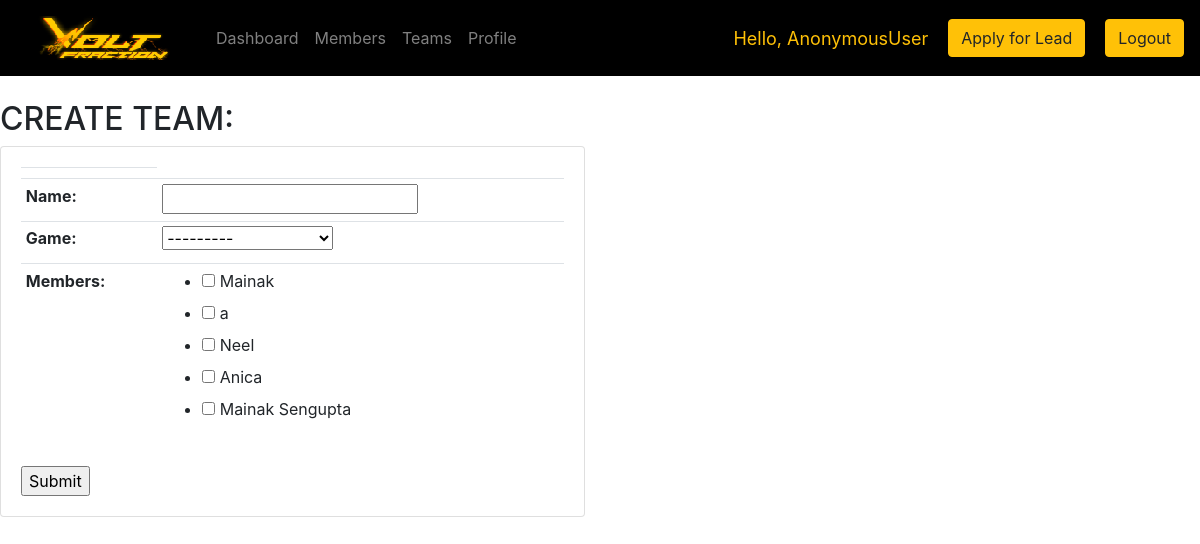
Page /addteam/ on the earlier database version.
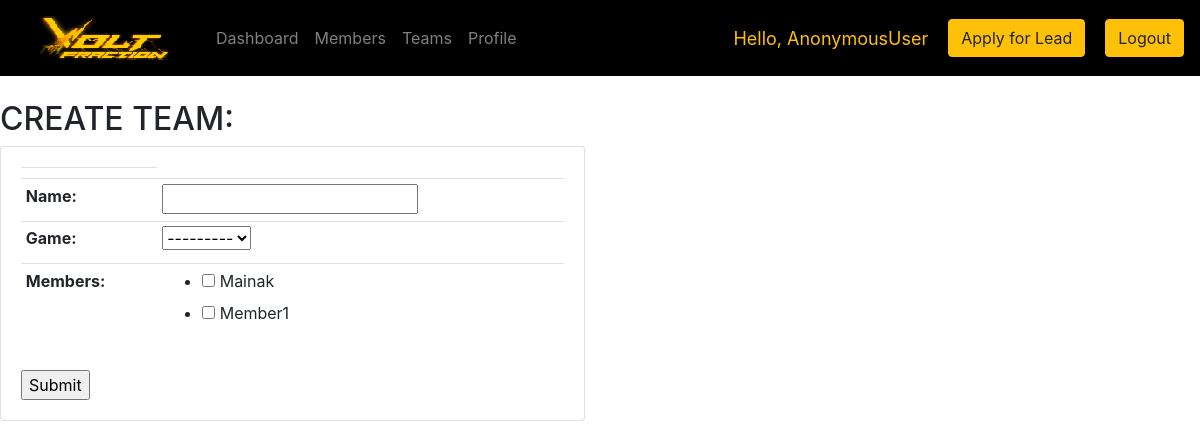
Same page on the later database version.
### accounts/views.py (the view)
# urls.py: path('addteam/', views.addTeam, name="addteam"),
def addTeam(request):
	form = TeamForm()
	if request.method == 'POST':
		form = TeamForm(request.POST)
		if form.is_valid():
			form.save(request)
			return redirect('teamlist')
	context = {'form': form,}
	return render(request, 'accounts/addteam.html', context)

### accounts/forms.py
class TeamForm(ModelForm):
	members = forms.ModelMultipleChoiceField(
            queryset=Member.objects.all(),
            widget=forms.CheckboxSelectMultiple,
            required=True)
	class Meta:
		model = Team
		fields = ['name', 'game', 'members']

### accounts/models.py (called while the page is built)
	def __str__(self):
		return self.name

	def __str__(self):
		return self.name

### accounts/templates/accounts/addteam.html (shortened to what this page needs)
{% extends 'accounts/main.html' %}
{% block content %}
<br>
<div class ="row">
	<div class="col-md-6">
		<h2>CREATE TEAM:</h2>
		<div class="card card-body">
			<form action="" method="POST">
				<table class="table table-sm">
					<tr>
						<th>{{form}}</th>
					</tr>
				</table>
				<input type="submit" name="Submit">
			</form>
		</div>
	</div>
</div>
{% endblock %}

Differences in the rows shown:
changed Game: name "League Of Legends" → "Valorant" (drawn)
Other differences:
form field members: "☐ ☐ ☐ ☐ ☐" → "☐ ☐"
text no longer shown: "Name: Game: Members: Mainak a Neel Anica Mainak Sengupta"
text now shown: "Name: Game: Members: Mainak Member1"
